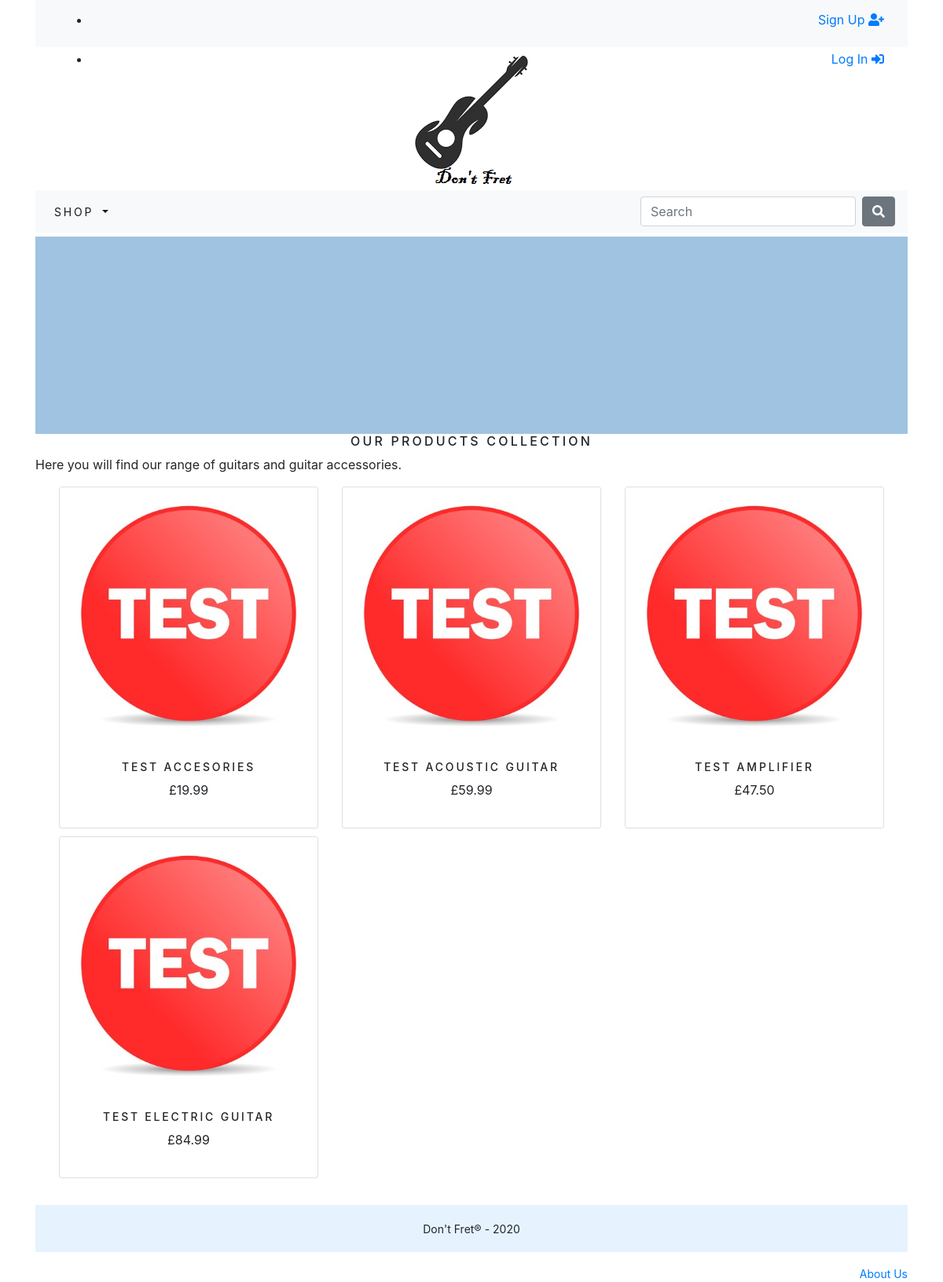
Screenshot of /DontFretShop/all/ with the database file from the repository.
### DontFretShop/models.py (models this page shows, shortened)
class Product(models.Model):
	name = models.CharField(max_length=250, unique=True)
	slug = models.SlugField(max_length=250, unique=True)  # Products unique URL
	brand = models.CharField(max_length=250, unique=False, default='Don\'t Fret Brand')  # Brand name defaults to the Don't Fret Brand if not given one
	description = models.TextField(blank=True)
	category = models.ForeignKey(Category, on_delete=models.CASCADE)  # If product is deleted any other references are deleted too!
	price = models.DecimalField(max_digits=10, decimal_places=2)
	image = models.ImageField(upload_to='product', blank=True)
	stock = models.IntegerField()
	is_available = models.BooleanField(default=True)  # Available by default when created
	release_date = models.DateTimeField(auto_now_add=True)  # Store date of when product was first available
	updated_date = models.DateTimeField(auto_now=True)  # Store date of when product was last updated
	is_featured = models.BooleanField(default=False)  # Determines whether product is displayed in the featured section
	class Meta:
		ordering = ('name',)
		verbose_name = 'product'
		verbose_name_plural = 'products'
	def get_url(self):
		return reverse('DontFretShop:ProdCatDetail', args=[self.category.slug, self.slug])

### DontFretShop/views.py (the view)
# urls.py: path('all/', views.allProdCat, name='allProdCat'),  # The all products page
def allProdCat(request, c_slug=None):
	c_page = None
	products_list = None
	if c_slug == 'featured':
		products_list = Product.objects.filter(is_featured=True)
	if c_slug!=None:  # A specific category is selected
		c_page = get_object_or_404(Category, slug=c_slug)
		products_list = Product.objects.filter(category=c_page, is_available=True)
	else:  # All Products is selected (default)
		products_list = Product.objects.all().filter(is_available=True)
	paginator = Paginator(products_list, 6)
	try:
		page = int(request.GET.get('page', '1'))
	except:
		page = 1
	try:
		products = paginator.page(page)
	except (EmptyPage, InvalidPage):
		products = paginator.page(paginator.num_pages)
	return render(request, 'DontFretShop/category.html', {'category': c_page, 'products': products})

### DontFretShop/context_processors.py (called while the page is built)
def menu_links(request):
    links = Category.objects.all()
    return dict(links=links)

### DontFretShop/models.py (called while the page is built)
	def get_url(self):
		return reverse('DontFretShop:products_by_category', args=[self.slug])

### cart/context_processors.py (called while the page is built)
def counter(request):
    item_count = 0  # Initialise item_count to zero
    if 'admin' in request.path:  # If the user is an admin return nothing
        return {}
    else:
        try:
            cart = Cart.objects.filter(cart_id=_cart_id(request))  # Find specific cart
            cart_items = CartItem.objects.all().filter(cart=cart[:1])  # Get all items in specific cart
            for cart_item in cart_items:  # Count items in cart
                item_count += cart_item.quantity
        except Cart.DoesNotExist:  # If cart hasn't been made yet
            item_count = 0
    return dict(item_count=item_count)  # Return a dictionary of item_count

### cart/views.py (called while the page is built)
def _cart_id(request):
    cart = request.session.session_key  # Request the id of the cart particular to the current session (if there is one)
    if not cart:  # If there is no cart in the current session
        cart = request.session.create()
    return cart  # Return cart id

### DontFretShop/templates/DontFretShop/category.html (shortened to what this page needs)
{% extends "base.html" %}
{% load static %}
{% block content %}
	<div class="mx_auto">
	{% if category %}
		<img class="my_image" src="{{category.image.url}}" alt="{{category.name}}">
	</div>
	<br>
	<div>
		<h1 class="text-center my_title">{{category.name}}</h1>
		<p class="text-justify">{{category.description}}</p>
	</div>
	{% else %}
		<img class="my_image my_image_padding" src="{% static 'img/banner.jpg' %}" alt="Our Products Collection">
	<br>
	<div>
		<h1 class="text-center my_title">Our Products Collection</h1>
		<p class="text-justify">Here you will find our range of guitars and guitar accessories.</p>
	</div>
	{% endif %}
	<div class="container">
		<div class="row mx-auto">
			{% for product in products.object_list %}
				<div class="my_bottom_margin col-9 col-sm-12 col-md-4 col-md-12 col-lg-4">
					<div class="card text-center" style="min-width: 18rem;">
						<a href="{{product.get_url}}"><img class="card-img-top my_image" src="{{product.image.url}}" alt="{{product.name}}"></a>
						<div class="card-body">
							<h4>{{product.name}}</h4>
							<p>£{{product.price}}</p>
						</div>
					</div>
				</div>
			{% endfor %}
		</div>
		<br>
	</div>
{% endblock %}

### static/css/custom.css (style rules this page uses)
body { font-family: 'Roboto', sans-serif; }
.my_image { width: 100%; height: auto; }
.my_title { font-size: 16px; text-transform: uppercase; letter-spacing: .2em; }
.my_image_padding { padding-top: 5px; }
.my_bottom_margin { margin-bottom: 10px; }
.card-body h4 { font-size: 14px; text-transform: uppercase; letter-spacing: .2em; }

### rows the page displays
Product: image (picture), name "TEST ACCESORIES", price "19.99"
Product: image (picture), name "TEST ACOUSTIC GUITAR", price "59.99"
Product: image (picture), name "TEST AMPLIFIER", price "47.50"
Product: image (picture), name "TEST ELECTRIC GUITAR", price "84.99"
